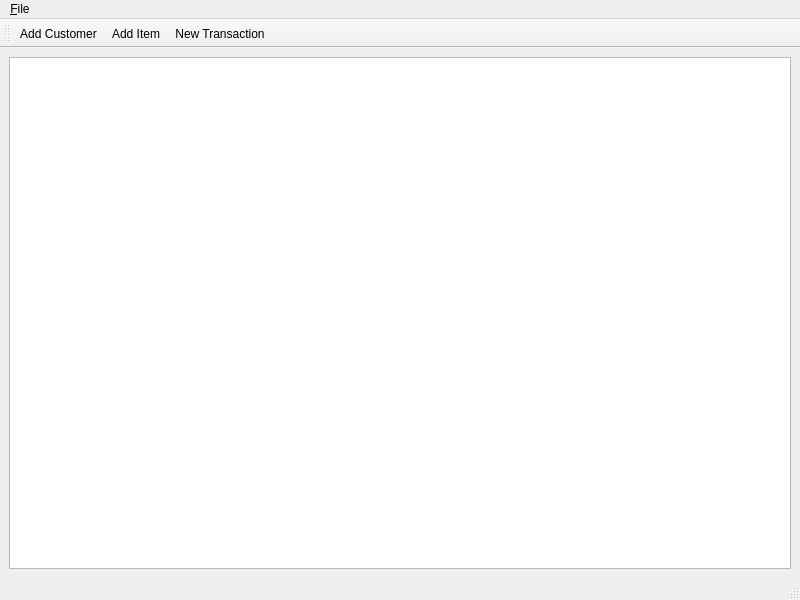
<?xml version="1.0" encoding="UTF-8"?>
<ui version="4.0">
 <class>MainWindow</class>
 <widget class="QMainWindow" name="MainWindow">
  <property name="geometry"><rect><x>0</x><y>0</y><width>800</width><height>600</height></rect></property>

  <!-- Central widget with a single treeView -->
  <widget class="QWidget" name="centralwidget">
   <layout class="QVBoxLayout" name="verticalLayout">
    <item>
     <widget class="QTreeView" name="treeView"/>
    </item>
   </layout>
  </widget>

  <!-- Menu bar with a File menu -->
  <widget class="QMenuBar" name="menubar">
   <widget class="QMenu" name="menuFile">
    <property name="title"><string>&amp;File</string></property>
    <addaction name="actionBackup"/>
    <addaction name="actionRestore"/>
    <addaction name="actionBroadcast"/>
   </widget>
   <addaction name="menuFile"/>
  </widget>

  <!-- Toolbar with your three “add” actions -->
  <widget class="QToolBar" name="toolBar">
   <addaction name="actionAddCustomer"/>
   <addaction name="actionAddItem"/>
   <addaction name="actionNewTransaction"/>
  </widget>

  <widget class="QStatusBar" name="statusbar"/>

  <!-- Declare each QAction -->
  <action name="actionAddCustomer"><property name="text"><string>Add Customer</string></property></action>
  <action name="actionAddItem"><property name="text"><string>Add Item</string></property></action>
  <action name="actionNewTransaction"><property name="text"><string>New Transaction</string></property></action>
  <action name="actionBackup"><property name="text"><string>Backup</string></property></action>
  <action name="actionRestore"><property name="text"><string>Restore</string></property></action>
  <action name="actionBroadcast"><property name="text"><string>Broadcast</string></property></action>
 </widget>
 <resources/>
 <connections/>
</ui>
